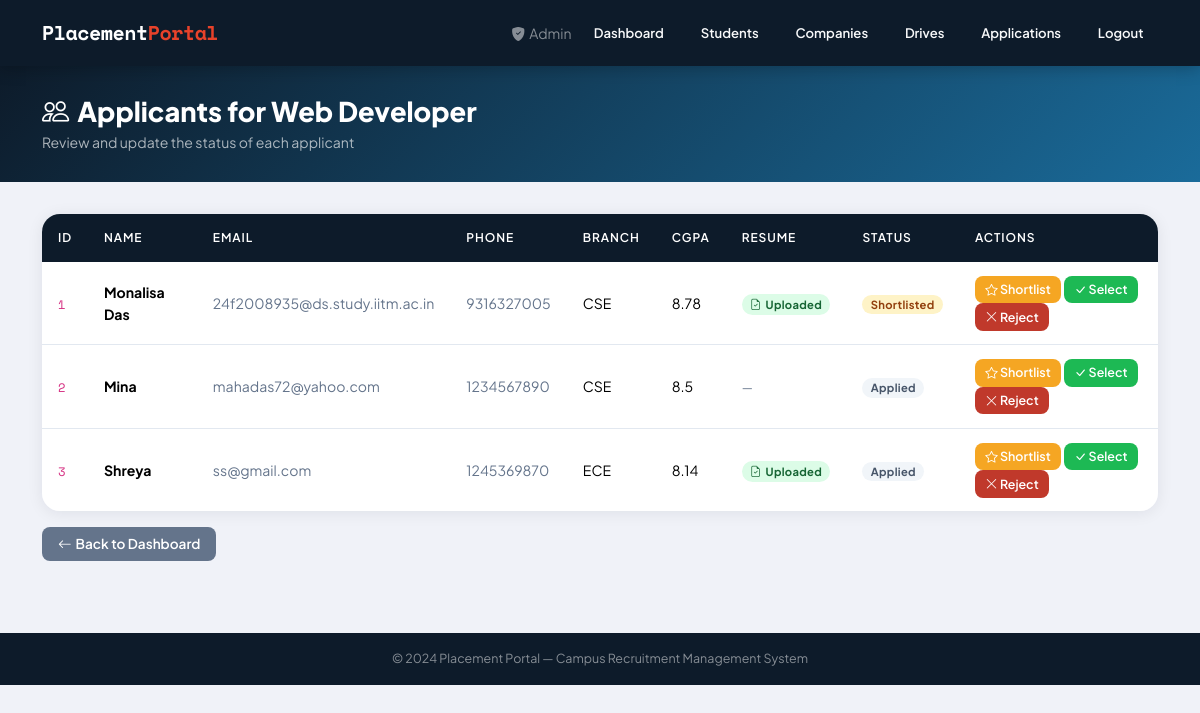
/company/applications/1 (signed in), run on the app's committed database.
### models.py (models this page shows)
class Drive(db.Model):
    id = db.Column(db.Integer, primary_key=True)
    company_id = db.Column(db.Integer, db.ForeignKey('company.id'))
    job_title = db.Column(db.String(100))
    description = db.Column(db.String(1000))
    eligibility = db.Column(db.String(200))
    deadline = db.Column(db.String(50))
    package = db.Column(db.String(50), nullable=True)
    location = db.Column(db.String(100), nullable=True)
    approved = db.Column(db.Boolean, default=False)
    closed = db.Column(db.Boolean, default=False)
    created_at = db.Column(db.DateTime, default=datetime.utcnow)
    company = db.relationship('Company', backref='drives')

class Student(db.Model):
    id = db.Column(db.Integer, primary_key=True)
    name = db.Column(db.String(100))
    email = db.Column(db.String(100), unique=True)
    password = db.Column(db.String(200))
    phone = db.Column(db.String(20), unique=True)
    branch = db.Column(db.String(100), nullable=True)
    cgpa = db.Column(db.Float, nullable=True)
    graduation_year = db.Column(db.Integer, nullable=True)
    resume_filename = db.Column(db.String(200), nullable=True)
    blacklisted = db.Column(db.Boolean, default=False)
    created_at = db.Column(db.DateTime, default=datetime.utcnow)

### company.py (the view)
@company_bp.route("/applications/<int:drive_id>")
def applications(drive_id):
    if company_required():
        return redirect("/")
    drive = Drive.query.get_or_404(drive_id)
    if drive.company_id != session["company"]:
        return redirect("/company/dashboard")
    apps = Application.query.filter_by(drive_id=drive_id).all()
    items = [{"application": a, "student": Student.query.get(a.student_id)} for a in apps]
    return render_template("company/applications.html", items=items, drive=drive)

### company.py (called while the page is built)
def company_required():
    return "company" not in session

### templates/company/applications.html (shortened to what this page needs)
{% extends "base.html" %}
{% block content %}
<div class="page-header">
  <div class="container">
    <h1><i class="bi bi-people me-2"></i>Applicants for {{ drive.job_title }}</h1>
    <p>Review and update the status of each applicant</p>
  </div>
</div>
<div class="container pb-4">
  {% if items %}
  <div class="table-wrap">
    <div class="table-responsive">
    <table class="table">
      <thead>
        <tr><th>ID</th><th>Name</th><th>Email</th><th>Phone</th><th>Branch</th><th>CGPA</th><th>Resume</th><th>Status</th><th>Actions</th></tr>
      </thead>
      <tbody>
        {% for item in items %}
        <tr>
          <td><code class="mono">{{ item.student.id }}</code></td>
          <td><strong>{{ item.student.name }}</strong></td>
          <td class="text-muted small">{{ item.student.email }}</td>
          <td class="text-muted small">{{ item.student.phone }}</td>
          <td>{{ item.student.branch or '—' }}</td>
          <td>{{ item.student.cgpa or '—' }}</td>
          <td>
            {% if item.student.resume_filename %}
            <span class="badge b-approved"><i class="bi bi-file-earmark-check me-1"></i>Uploaded</span>
            {% else %}
            <span class="text-muted small">—</span>
            {% endif %}
          </td>
          <td>
            {% if item.application.status == 'Selected' %}<span class="badge b-selected">Selected</span>
            {% elif item.application.status == 'Shortlisted' %}<span class="badge b-shortlist">Shortlisted</span>
            {% elif item.application.status == 'Rejected' %}<span class="badge b-rejected">Rejected</span>
            {% else %}<span class="badge b-applied">Applied</span>{% endif %}
          </td>
          <td>
            <a href="/company/update_status/{{ item.application.id }}/Shortlisted" class="btn btn-warning btn-sm">
              <i class="bi bi-star"></i> Shortlist
            </a>
            <a href="/company/update_status/{{ item.application.id }}/Selected" class="btn btn-success btn-sm">
              <i class="bi bi-check-lg"></i> Select
            </a>
            <a href="/company/update_status/{{ item.application.id }}/Rejected" class="btn btn-danger btn-sm">
              <i class="bi bi-x-lg"></i> Reject
            </a>
          </td>
        </tr>
        {% endfor %}
      </tbody>
    </table>
    </div>
  </div>
  {% else %}
  <div class="empty-state card">
    <div class="ei"><i class="bi bi-inbox"></i></div>
    <h6>No Applicants Yet</h6>
    <p class="small">No students have applied to this drive yet.</p>
  </div>
  {% endif %}
  <div class="mt-3">
    <a href="/company/dashboard" class="btn btn-secondary"><i class="bi bi-arrow-left me-1"></i>Back to Dashboard</a>
  </div>
</div>
{% endblock %}

### static/css/style.css (style rules this page uses)
:root { --primary: #0d1b2a; --secondary: #1b2838; --accent: #1a6b9a; --highlight: #e8422a; --success: #1db954; --warning: #f5a623; --danger: #c0392b; --info: #2980b9; --light-bg: #f0f2f8; --card-bg: #ffffff; --text-main: #0d1b2a; --text-muted: #64748b; --border: #e2e8f0; --shadow: 0 2px 16px rgba(13,27,42,0.08); --shadow-lg: 0 8px 32px rgba(13,27,42,0.15); --radius: 12px; --radius-lg: 18px; }
*, *::before, *::after { box-sizing: border-box; margin: 0; padding: 0; }
body { font-family: 'Plus Jakarta Sans', sans-serif; background: var(--light-bg); color: var(--text-main); min-height: 100vh; line-height: 1.6; }
.page-header { background: linear-gradient(135deg, var(--primary) 0%, var(--accent) 100%); color: #fff; padding: 1.8rem 0; margin-bottom: 2rem; }
.page-header h1 { font-size: 1.7rem; font-weight: 800; margin-bottom: 0.2rem; }
.page-header p { opacity: 0.65; font-size: 0.88rem; margin: 0; }
.table-wrap { border-radius: var(--radius-lg); overflow: hidden; box-shadow: var(--shadow); }
.table { margin-bottom: 0; border-collapse: collapse; }
.table thead th { background: var(--primary); color: #fff; font-weight: 600; font-size: 0.75rem; text-transform: uppercase; letter-spacing: 0.9px; padding: 0.9rem 1rem; border: none; }
.table tbody td { padding: 0.85rem 1rem; border-bottom: 1px solid var(--border); vertical-align:middle; font-size:0.88rem; }
.table tbody tr:last-child td { border-bottom: none; }
.badge { font-size:0.7rem; padding:0.38em 0.75em; border-radius:20px; font-weight:700; letter-spacing:0.3px; }
.b-approved { background:#dcfce7; color:#166534; }
.b-shortlist { background:#fef3c7; color:#92400e; }
.b-applied { background:#f1f5f9; color:#475569; }
.btn { border-radius:8px; font-weight:600; font-size:0.85rem; padding:0.42rem 1rem; transition:all 0.18s; border:none; }
.btn-success { background:var(--success); color:#fff; }
.btn-danger { background:var(--danger); color:#fff; }
.btn-warning { background:var(--warning); color:#fff; }
.btn-secondary { background:#64748b; color:#fff; }
.btn-sm { padding:0.28rem 0.65rem; font-size:0.78rem; }
.text-muted { color:var(--text-muted) !important; }
.mono { font-family:'Space Mono',monospace; }

### data on the page
Drive: job_title "Web Developer"
Student: student.id "1", student.name "Monalisa Das", student.email "24f2008935@ds.study.iitm.ac.in", student.phone "9316327005", student "CSE", student "8.78"
Student: student.id "2", student.name "Mina", student.email "mahadas72@yahoo.com", student.phone "1234567890", student "CSE", student "8.5"
Student: student.id "3", student.name "Shreya", student.email "ss@gmail.com", student.phone "1245369870", student "ECE", student "8.14"
